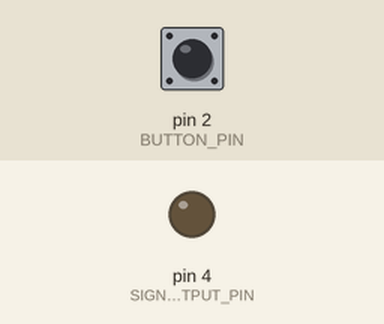
The sketch below on a simulated Arduino Uno, built with avr-gcc and run on an emulated ATmega328P. Parts: output pins drawn as LEDs (lit = HIGH). The test bench sets the inputs (shaded band); at power-on: pin 2 (BUTTON_PIN) HIGH.

Above: at 1.2 s.
1.3 s: pin 2 (BUTTON_PIN) pulled LOW for 0.15 s
At 2.4 s:
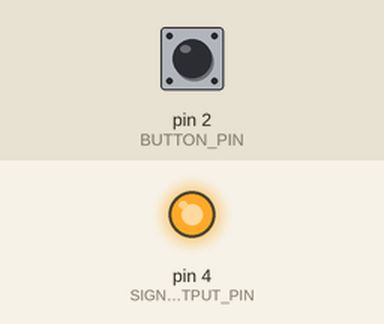
2.9 s: pin 2 (BUTTON_PIN) pulled LOW for 1 s
At 3.6 s:
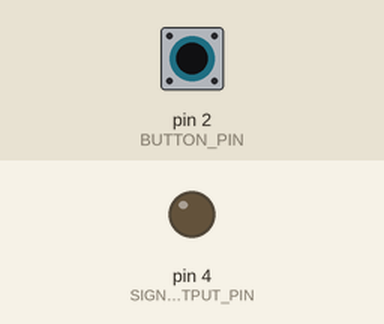
5.4 s: pin 2 (BUTTON_PIN) pulled LOW for 3.2 s
At 6.8 s:
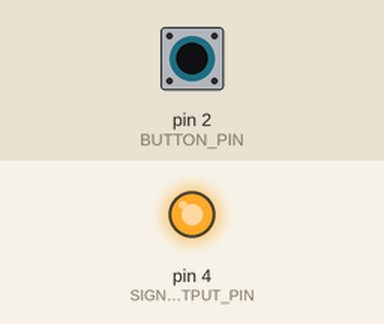
Timing chart, 0 to 8.4 s (numbered marks = the images above; inputs shaded):
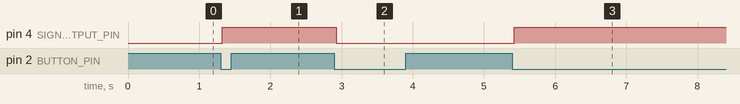

The sketch:

bjp_transistor_driven_dc_motor.ino
```cpp
#define BUTTON_PIN 2
#define SIGNAL_OUTPUT_PIN 4

int is_signal_enabled = false;
bool is_button_pressed = false;

void setup() {
  pinMode(BUTTON_PIN, INPUT_PULLUP);
  pinMode(SIGNAL_OUTPUT_PIN, OUTPUT);
  Serial.begin(9600);
}

void loop() {
  if (digitalRead(BUTTON_PIN) == LOW) {
    if (!is_button_pressed) {
      is_signal_enabled = !is_signal_enabled;
    }
    is_button_pressed = true;
    delay(20);
  } else {
    is_button_pressed = false;
    delay(20);
  }

  if (is_signal_enabled) {
    digitalWrite(SIGNAL_OUTPUT_PIN, HIGH);
  } else {
    digitalWrite(SIGNAL_OUTPUT_PIN, LOW);
  }
}
```

Measured:
- after the input at 1.3 s, pin 4 (SIGNAL_OUTPUT_PIN): LOW → HIGH at once
- after the input at 2.9 s, pin 4 (SIGNAL_OUTPUT_PIN): HIGH → LOW at once
- after the input at 5.4 s, pin 4 (SIGNAL_OUTPUT_PIN): LOW → HIGH at once
